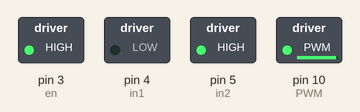
Recording of a sketch running on a simulated Arduino Uno, built with avr-gcc and run on an emulated ATmega328P. Parts: switched loads named in the sketch (green lamp = pin HIGH). At 36.0 s the program stops and its outputs stay as they are.

Above: at 0.1 s.
At 19.1 s:
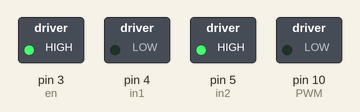
At 36.1 s:
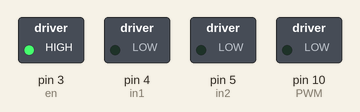
Timing chart, 0 to 37.5 s (numbered marks = the images above):
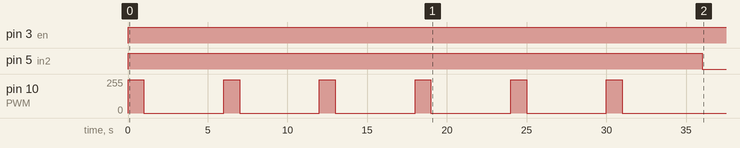

Measured:
- by itself, pin 3 (en): LOW → HIGH at 0.00 s
- by itself, pin 5 (in2): LOW → HIGH at 0.00 s, → LOW 36.0 s later
- by itself, pin 10 (PWM): alternates 250/255 for 1.0 s and 0/255 for 5.0 s

The sketch:

Water_Motor_PWM_vs_Distance.ino
```cpp
#define PWM 10
#define in1 4
#define in2 5
#define en 3

void setup() {
  // put your setup code here, to run once:
  pinMode(PWM, OUTPUT);
  pinMode(in1, OUTPUT);
  pinMode(in2, OUTPUT);
  pinMode(en, OUTPUT);
}

void loop() {
   digitalWrite(en, HIGH);
   digitalWrite(in1, LOW);
   digitalWrite(in2, HIGH);
   for (int i = 0;i<6;i++){
      analogWrite(PWM, 250);
      delay(1000);
      analogWrite(PWM, 0);
      delay(5000);
   }

  while(1){
    digitalWrite(in1, LOW);
    digitalWrite(in2, LOW);
    analogWrite(PWM, 0);
  }
}
```
